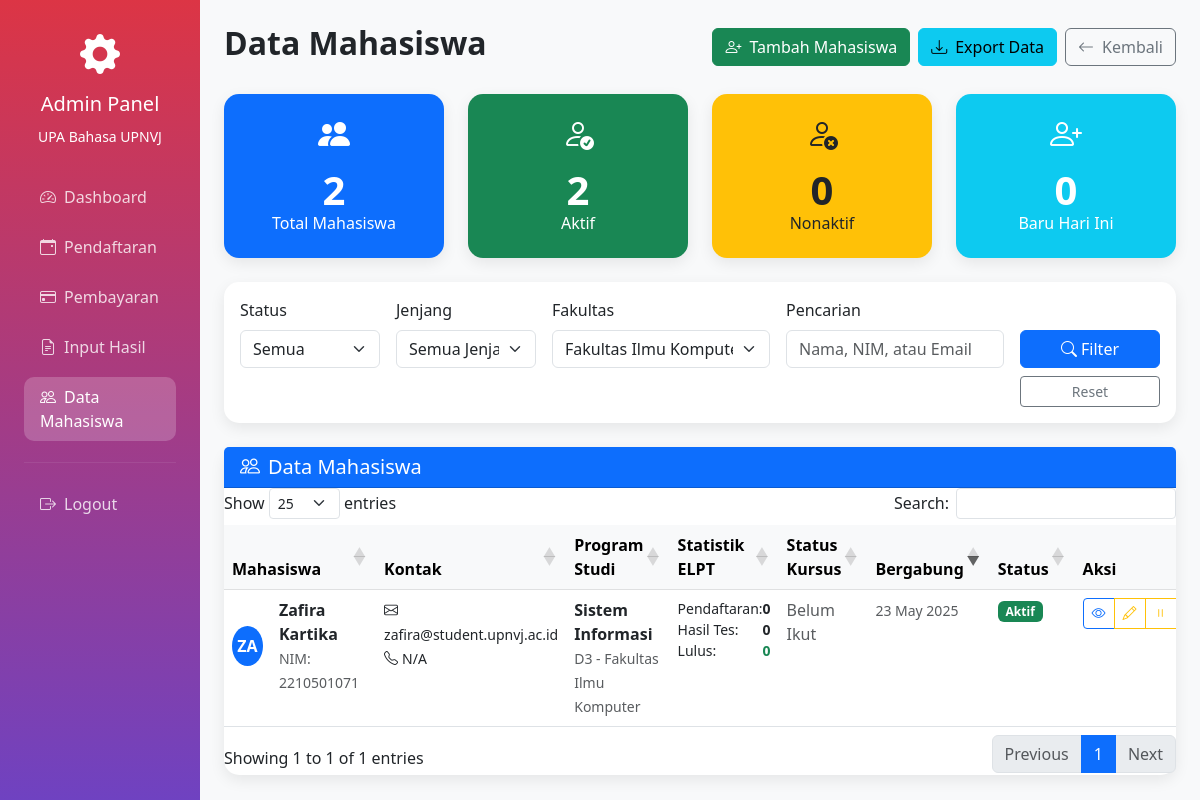
/admin/students.php?faculty=Fakultas Ilmu Komputer (signed in), run on the app's committed database.
### tables this page shows
CREATE TABLE `users` (
  `id` int(11) NOT NULL,
  `name` varchar(255) NOT NULL,
  `email` varchar(255) NOT NULL,
  `password` varchar(255) NOT NULL,
  `nim` varchar(10) DEFAULT NULL,
  `role` enum('admin','student') NOT NULL DEFAULT 'student',
  `program` varchar(100) DEFAULT NULL,
  `faculty` varchar(100) DEFAULT NULL,
  `level` enum('D3','S1','S2','S3') DEFAULT NULL,
  `no_telpon` varchar(20) DEFAULT NULL,
  `is_active` tinyint(1) DEFAULT 1,
  `created_at` timestamp NOT NULL DEFAULT current_timestamp(),
  `updated_at` timestamp NOT NULL DEFAULT current_timestamp() ON UPDATE current_timestamp()
);

### admin/students.php (the view, shortened to what the rows shown need)
<?php
require_once '../config/database.php';
$filter_fakultas = $_GET['faculty'] ?? '';
$sql = "
    SELECT u.*,
           COUNT(DISTINCT er.id) as total_registrations,
           COUNT(DISTINCT res.id) as total_results,
           MAX(res.total_score) as best_score,
           COUNT(DISTINCT CASE WHEN res.is_passed = 1 THEN res.id END) as passed_tests,
           (SELECT c.status FROM courses c WHERE c.user_id = u.id ORDER BY c.created_at DESC LIMIT 1) as course_status
    FROM users u
    LEFT JOIN elpt_registrations er ON u.id = er.user_id
    LEFT JOIN elpt_results res ON u.id = res.user_id
    WHERE u.role = 'student'
";
$params = [];
if (!empty($filter_fakultas)) {
    $sql .= " AND u.faculty = ?";
    $params[] = $filter_fakultas;
}
$sql .= " GROUP BY u.id ORDER BY u.created_at DESC";
$stmt = $pdo->prepare($sql);
$stmt->execute($params);
$students = $stmt->fetchAll();
?>
<!DOCTYPE html>
<html lang="id">
<head>
    <link href="https://cdn.jsdelivr.net/npm/bootstrap@5.3.0/dist/css/bootstrap.min.css" rel="stylesheet">
    <link href="https://cdn.jsdelivr.net/npm/bootstrap-icons@1.10.0/font/bootstrap-icons.css" rel="stylesheet">
    <link href="https://cdn.datatables.net/1.11.5/css/dataTables.bootstrap5.min.css" rel="stylesheet">
</head>
<body class="bg-light">
    <div class="container-fluid">
        <div class="row">
            <div class="col-md-9 col-lg-10 p-4">
                <div class="d-flex justify-content-between align-items-center mb-4">
                    <h2 class="fw-bold">Data Mahasiswa</h2>
                </div>
                <div class="card">
                    <div class="card-body p-0">
                        <?php if (empty($students)): ?>
                            <div class="text-center py-5">
                                <i class="bi bi-people text-muted" style="font-size: 4rem;"></i>
                                <h5 class="text-muted mt-3">Tidak ada data mahasiswa</h5>
                                <p class="text-muted">Belum ada mahasiswa terdaftar atau tidak ada yang sesuai dengan filter</p>
                            </div>
                        <?php else: ?>
                            <div class="table-responsive">
                                <table class="table table-hover mb-0 data-table">
                                    <thead class="table-light">
                                        <tr>
                                            <th>Mahasiswa</th>
                                            <th>Kontak</th>
                                            <th>Program Studi</th>
                                            <th>Statistik ELPT</th>
                                            <th>Status Kursus</th>
                                            <th>Bergabung</th>
                                            <th>Status</th>
                                            <th>Aksi</th>
                                        </tr>
                                    </thead>
                                    <tbody>
                                        <?php foreach ($students as $student): ?>
                                            <tr>
                                                <td>
                                                    <div class="d-flex align-items-center">
                                                        <div class="student-avatar bg-primary me-3">
                                                            <?= strtoupper(substr($student['name'], 0, 2)) ?>
                                                        </div>
                                                        <div>
                                                            <strong><?= htmlspecialchars($student['name']) ?></strong><br>
                                                            <small class="text-muted">NIM: <?= htmlspecialchars($student['nim']) ?></small>
                                                        </div>
                                                    </div>
                                                </td>
                                                <td>
                                                    <small>
                                                        <i class="bi bi-envelope me-1"></i><?= htmlspecialchars($student['email']) ?><br>
                                                        <i class="bi bi-telephone me-1"></i><?= htmlspecialchars($student['no_telpon'] ?? 'N/A') ?>
                                                    </small>
                                                </td>
                                                <td>
                                                    <div>
                                                        <strong><?= htmlspecialchars($student['program']) ?></strong><br>
                                                        <small class="text-muted">
                                                            <?= htmlspecialchars($student['level']) ?> - <?= htmlspecialchars($student['faculty']) ?>
                                                        </small>
                                                    </div>
                                                </td>
                                                <td>
                                                    <div class="small">
                                                        <div class="d-flex justify-content-between">
                                                            <span>Pendaftaran:</span>
                                                            <strong><?= $student['total_registrations'] ?></strong>
                                                        </div>
                                                        <div class="d-flex justify-content-between">
                                                            <span>Hasil Tes:</span>
                                                            <strong><?= $student['total_results'] ?></strong>
                                                        </div>
                                                        <div class="d-flex justify-content-between">
                                                            <span>Lulus:</span>
                                                            <strong class="text-success"><?= $student['passed_tests'] ?></strong>
                                                        </div>
                                                    </div>
                                                </td>
                                                <td>
                                                    <?php if ($student['course_status']): ?>
                                                        <span class="badge <?=
                                                            $student['course_status'] === 'completed' ? 'bg-success' :
                                                            ($student['course_status'] === 'active' ? 'bg-primary' : 'bg-warning text-dark')
                                                        ?>">
                                                            <?= strtoupper($student['course_status']) ?>
                                                        </span>
                                                    <?php else: ?>
                                                        <span class="text-muted">Belum Ikut</span>
                                                    <?php endif; ?>
                                                </td>
                                                <td>
                                                    <small class="text-muted">
                                                        <?= formatDate($student['created_at']) ?>
                                                    </small>
                                                </td>
                                                <td>
                                                    <span class="badge <?= $student['is_active'] ? 'bg-success' : 'bg-secondary' ?>">
                                                        <?= $student['is_active'] ? 'Aktif' : 'Nonaktif' ?>
                                                    </span>
                                                </td>
                                                <td>
                                                    <div class="btn-group btn-group-sm">
                                                        <button class="btn btn-outline-primary"
                                                                data-bs-toggle="modal"
                                                                data-bs-target="#studentModal"
                                                                data-student='<?= json_encode($student) ?>'>
                                                            <i class="bi bi-eye"></i>
                                                        </button>
                                                        <button class="btn btn-outline-warning"
                                                                data-bs-toggle="modal"
                                                                data-bs-target="#editStudentModal"
                                                                data-student='<?= json_encode($student) ?>'>
                                                            <i class="bi bi-pencil"></i>
                                                        </button>
                                                        <?php if ($student['is_active']): ?>
                                                            <a href="?action=deactivate&id=<?= $student['id'] ?>"
                                                               class="btn btn-outline-warning confirm-action"
                                                               data-message="Nonaktifkan mahasiswa ini?">
                                                                <i class="bi bi-pause"></i>
                                                            </a>
                                                        <?php endif; ?>
                                                    </div>
                                                </td>
                                            </tr>
                                        <?php endforeach; ?>
                                    </tbody>
                                </table>
                            </div>
                        <?php endif; ?>
                    </div>
                </div>
            </div>
        </div>
    </div>
</body>
</html>

### data on the page
users: name "ZA", name "Zafira Kartika", nim "2210501071", email "zafira@student.upnvj.ac.id", no_telpon "N/A", program "Sistem Informasi", level "D3", faculty "Fakultas Ilmu Komputer", total_registrations "0", total_results "0", passed_tests "0", created_at "23 May 2025", is_active "Aktif"

### other printed values
$stats['total'] "2"
$stats['active'] "2"
$stats['inactive'] "0"
$stats['new_today'] "0"
form field fakultas "Fakultas Ilmu Komputer"
